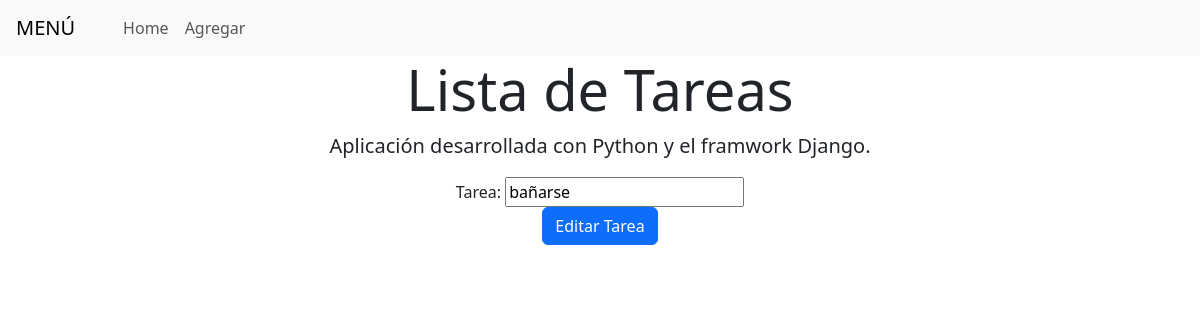
/editar/3/, run on an earlier commit of the app's database.
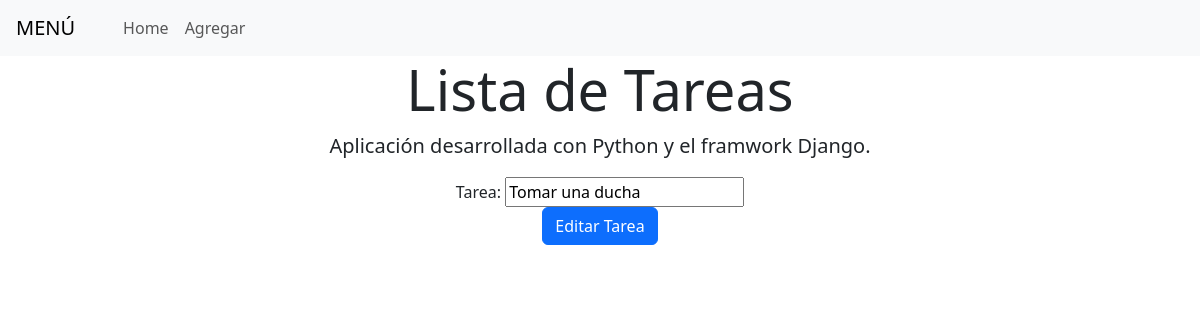
And on a later commit of the database.
### todo/models.py (models this page shows, shortened)
class Tarea(models.Model):
    tarea=models.CharField(max_length=100)

### todo/views.py (the view)
# urls.py: path("editar/<int:tarea_id>/",views.editar,name='editar'),
def editar(request,tarea_id):
    tarea=Tarea.objects.get(id=tarea_id)
    if request.method=='POST':
        form= TareaForm(request.POST,instance=tarea)
        if form.is_valid():
            form.save()
        return redirect("home")
    else:
        form = TareaForm(instance=tarea)
    context={"form":form}
    return render(request,"editar.html",context)

### todo/forms.py
class TareaForm(forms.ModelForm):
    class Meta:
        model=Tarea
        fields=['tarea']

### todo/templates/editar.html (shortened to what this page needs)
{% extends 'layout.html' %}
{% block content %}
<div class="container text-center">
    <form method="post">
        <div class="form-group">
            {{ form }}
        </div>
        <button type="submit" class="btn btn-primary">Editar Tarea</button>
    </form>
</div>
{% endblock %}

### todo/templates/layout.html (shortened to what this page needs)
<!doctype html>
<html lang="es" dir="">
<head>
    <link rel="stylesheet" href="https://cdn.jsdelivr.net/npm/bootstrap@5.3.0-alpha1/dist/css/bootstrap.rtl.min.css"
>
</head>
<body>
    <nav class="navbar navbar-expand-lg navbar-light bg-light">
        <a class="navbar-brand" href="#">MENÚ</a>
        <div class="collapse navbar-collapse" id="navbarSupportedContent">
            <ul class="navbar-nav mr-auto">
                <li class="nav-item active">
                    <a class="nav-link" href="{% url 'home' %}">Home </a>
                </li>
                <li class="nav-item active">
                    <a class="nav-link" href="{% url 'agregar' %}">Agregar </a>
                </li>
        </div>
    </nav>
    <div class="jumbotron jumbotron-fluid">
        <div class="container text-center">
            <h1 class="display-4"> Lista de Tareas</h1>
            <p class="lead">Aplicación desarrollada con Python y el framwork Django.</p>
        </div>
    </div>
    {% block content %}
    {% endblock %}
</body>
</html>

What changed in the data, as far as the page shows it:
changed Tarea: tarea "bañarse" → "Tomar una ducha"
